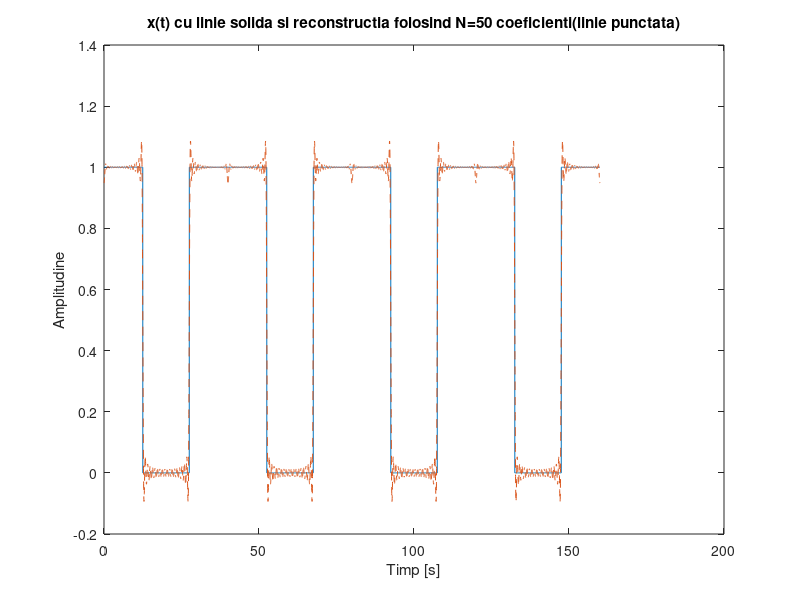
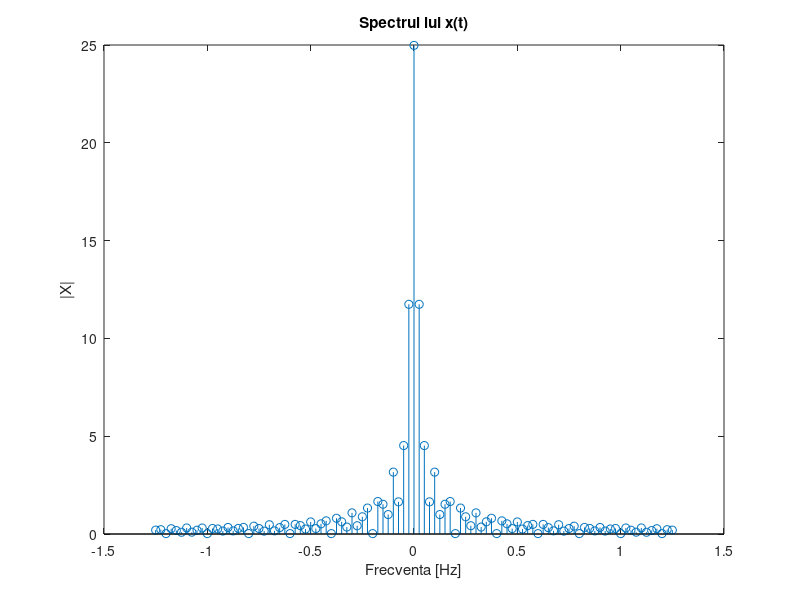

Recreate these plots in MATLAB, in order.
N = 50; % numarul de coeficienti
D = 25; % durata
P = 40; % perioada
F=1/P; % frecventa 
w0=2*pi/P; % pulsatia
t=0:0.02:P-0.02; % timpul pe care calculam integrala (o perioada); 
                 % rezolutia temporala trebuie sa fie de 2 ori mai mica decat perioada semnalului (teorema esantionarii);
%% semnalul dreptungiular
x = zeros(1,size(t,2)); % initializarea lui x cu zerouri
x(t<=D/2) =1; % de la 0 la D/2 x are valoarea 1
x(t>P-D/2) =1; % de la D/2 la P x are valoarea 1
t_4perioade = 0:0.02:4*P-0.02; % vectorul timp pentru reprezentarea pe 4 perioade
x_4perioade = repmat(x,1,4); % vectorul x pentru reprezentarea pe 4 perioade
   
% integrala numerica prin functia trapz
for k = -N:N
    x_temp = x;
    x_temp = x_temp.*exp(-j*k*w0*t); % vectorul inmultit cu termenul corespunzator
    X(k+51) = trapz(t,x_temp); % trapz calculeaza integrala prin metoda trapezului 
    %(imparte suprafata in forme trapezoidale pentru a calcula mai usor aria)
end

x_refacut(1:length(t)) = 0; % initializarea semnalului reconstruit cu N puncte

%reconstructia lui x(t) folosind N coeficienti
for index = 1:length(t);
for k = -N:N
x_refacut(index) = x_refacut(index) + (1/P)*X(k+N+1)*exp(j*k*w0*t(index));
end
end

figure(1);
plot(t_4perioade,x_4perioade); % afisarea lui x(t)
title('x(t) cu linie solida si reconstructia folosind N=50 coeficienti(linie punctata)');
hold on
x_refacut_4perioade = repmat(x_refacut,1,4); % generarea lui x reconstruit pentru 4 perioade
plot(t_4perioade,x_refacut_4perioade,'--'); % afisarea lui x reconstruit pentru 4 perioade
xlabel('Timp [s]');
ylabel('Amplitudine');

f = -N*F:F:N*F; % generarea vectorului de frecvente
figure(2);
stem(f,abs(X)); % afisarea lui X
title('Spectrul lui x(t)');
xlabel('Frecventa [Hz]');
ylabel('|X|');

%%
% Teoria seriilor Fourier (trigonometrica, armonica si complexa) ne spune
% ca orice semnal periodic poate fi aproximat printr-o suma infinita de sinusi si
% cosinusi de diferite frecvente fiecare ponderat cu un anumit coeficient. Acesti coeficienti
% reprezinta practic spectrul (amplitudinea pentru anumite frecvente).
% Semnalul reconstruit folosind un numar finit de termeni se apropie ca
% forma de semnalul original cu o anumita marja de eroare. Cu cat marim
% numarul de coeficienti, aceasta marja de eroare va fi din ce in ce mai
% mica. In plus se observa faptul ca semnalul poate fi aproximat printr-o
% suma de sinusoide: variatiile semanlului au un caracter de sinusoida.